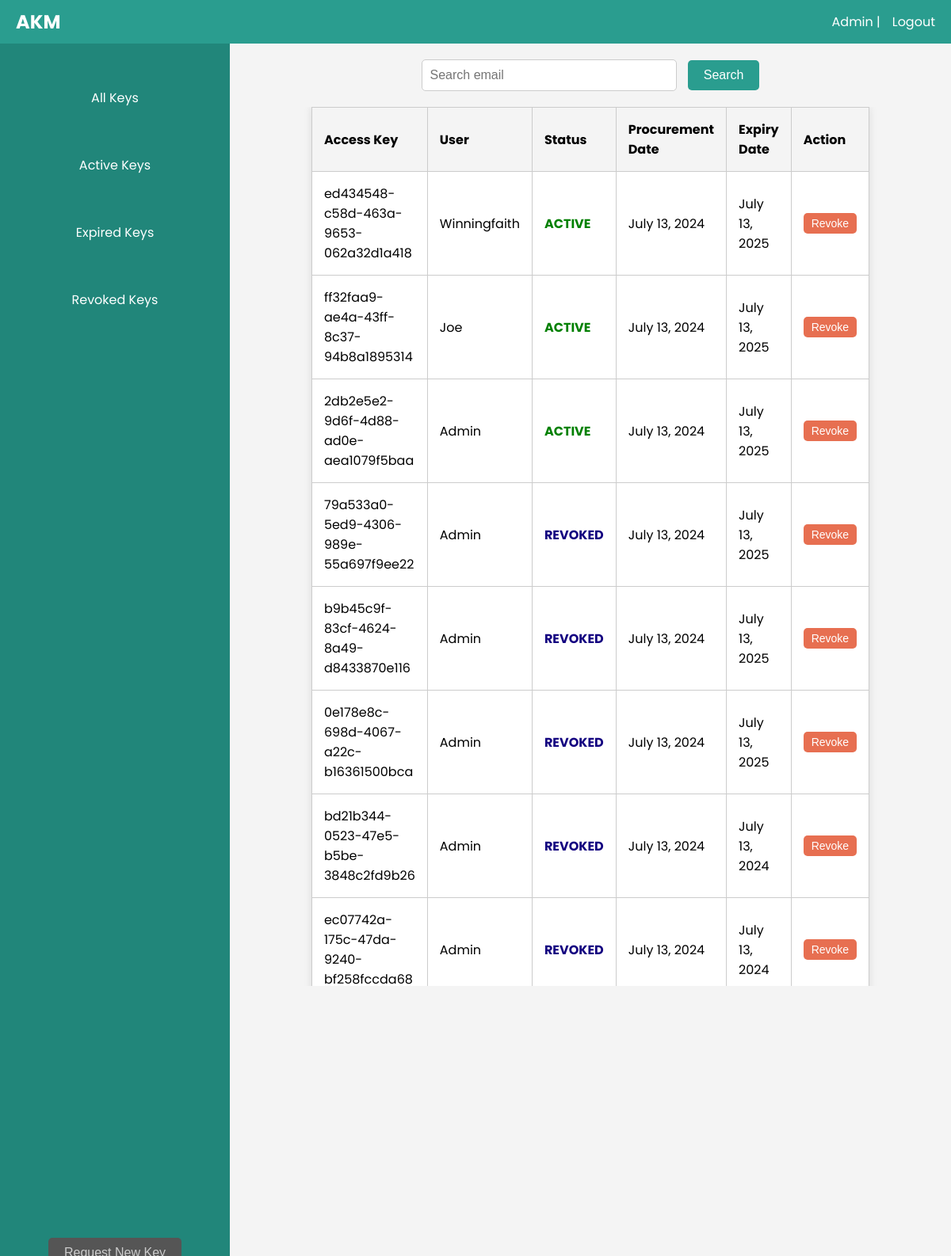
The page / (signed in) on the database as committed earlier.
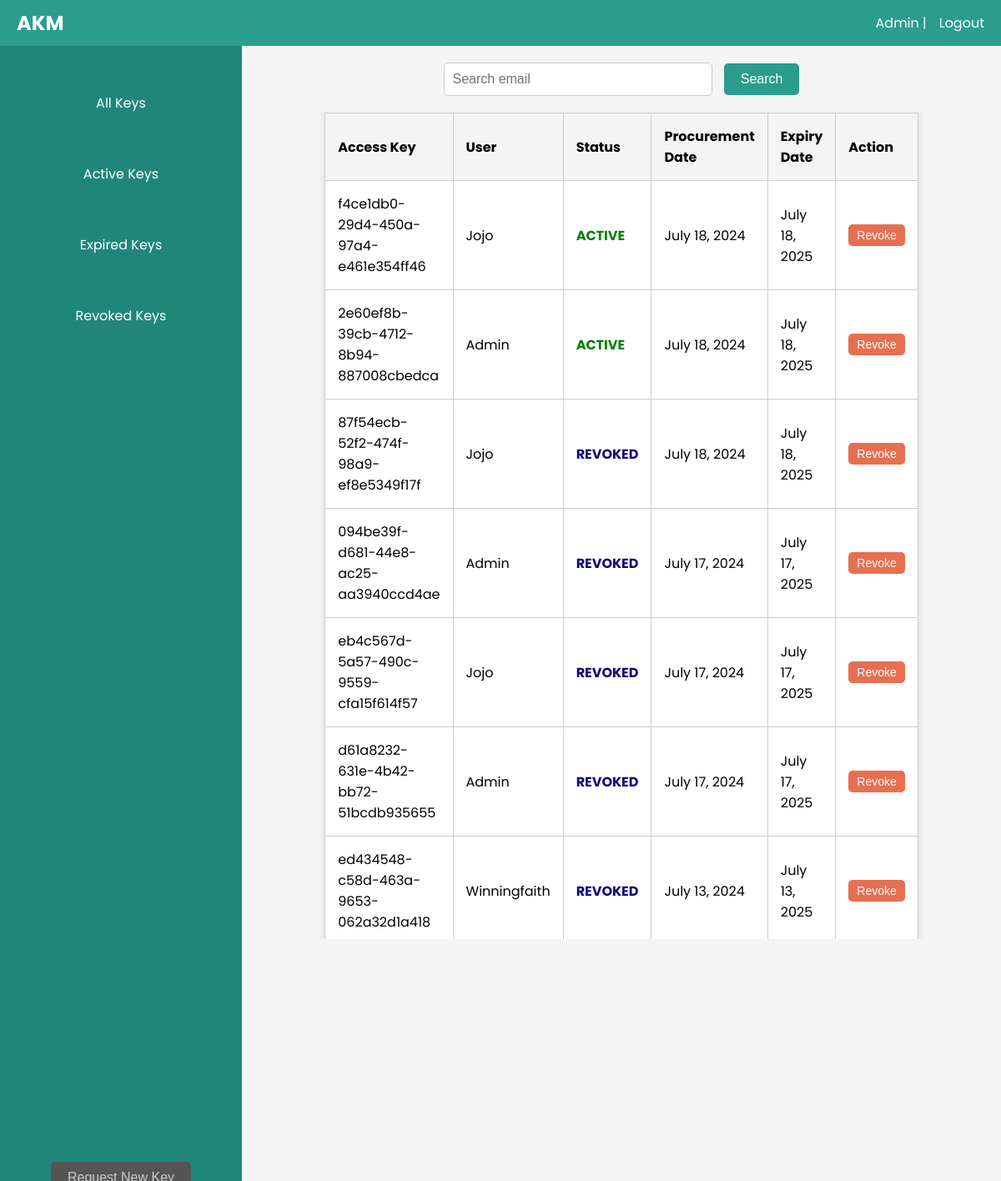
The same page on the database as committed later.
### key_manager/models.py (models this page shows, shortened)
class Accesskey(models.Model):
    status_choices={
        'ACTIVE':'active',
       'EXPIRED':'expired',
       'REVOKED':'revoked'
    }
    key=models.UUIDField(default=uuid.uuid4,editable=False,unique=True)
    user=models.ForeignKey(User,on_delete=models.CASCADE)
    status=models.CharField(max_length=50,choices=status_choices)
    date_procured=models.DateField(auto_now_add=True)
    expiry_date=models.DateField()

### key_manager/views.py (the view)
# urls.py: path('', views.index, name='index'),
@login_required(login_url='account_login')
def index(request):
    if Accesskey.objects.filter(user=request.user).exists():
        has_keys = True
    else:
        has_keys=False
    q = request.GET.get('q') if request.method == 'GET' else ''
    if q:
        if request.user.is_superuser:
            keys = Accesskey.objects.filter(Q(status__icontains=q))
        else:
            keys = Accesskey.objects.filter(Q(status__icontains=q), user=request.user)
    else:
        try:
            active_key=Accesskey.objects.get(user=request.user, status='ACTIVE')
            if active_key:
                active_key.status = update_status(active_key)
                active_key.save()
        except Exception:
            keys = Accesskey.objects.filter(user=request.user)
        if request.user.is_superuser:
            keys = Accesskey.objects.all()
        else:
            keys = Accesskey.objects.filter(user=request.user)
    context = {
        'keys': keys,
        'has_keys': has_keys
    }
    return render(request, 'key_manager/index.html', context)

### key_manager/views.py (called while the page is built)
def update_status(key):
        return 'EXPIRED' if datetime.now().date() >= key.expiry_date else 'ACTIVE'

### key_manager/templates/key_manager/index.html (shortened to what this page needs)
{% extends 'base.html' %}
{% block content %}
{% if has_keys %}
<div class="page-container">
    <div class="sidebar">
        <ul class="sidebar-links">
            <li><a href="{% url 'index' %}">All Keys</a></li>
            <li><a href="{% url 'index' %}?q=ACTIVE">Active Keys</a></li>
            <li><a href="{% url 'index' %}?q=EXPIRED">Expired Keys</a></li>
            <li><a href="{% url 'index' %}?q=REVOKED">Revoked Keys</a></li>
        </ul>
        <button class="request-key-button" onclick="location.href='{% url 'key-request' %}'">Request New Key</button>
    </div>
    <div class="main-content">
        {% if user.is_superuser %}
        <div class="search-container">
            <form action="{% url 'check-active-key' %}" method="post">
                <input type="email" id="search-bar" placeholder="Search email" name="email-search">
                <button type="submit">Search</button>
            </form>
        </div>
        {% endif %}
        <div class="keys-list">
            <table>
                <thead>
                    <tr>
                        <th>Access Key</th>
                        {% if request.user.is_superuser %}
                            <th>User</th>
                        {% endif %}
                        <th>Status</th>
                        <th>Procurement Date</th>
                        <th>Expiry Date</th>
                        {% if request.user.is_superuser %}
                        <th>Action</th>
                        {% endif %}
                    </tr>
                </thead>
                <tbody>
                    {% for key in keys reversed %}
                    <tr>
                        <td>{{key.key}}</td>
                        {% if request.user.is_superuser %}
                            <td>{{key.user.username | capfirst}}</td>
                        {% endif %}
                        {% if key.status == 'ACTIVE' %}
                        <td style="color: green; font-weight:bolder">{{key.status}}</td>
                        {% elif key.status == 'REVOKED' %}
                        <td style="color: rgb(19, 0, 128); font-weight:bolder">{{key.status}}</td>
                        {% else %}
                        <td style="color: #ff0000; font-weight:bolder">{{key.status}}</td>
                        {% endif %}
                        <td>{{key.date_procured}}</td>
                        <td>{{key.expiry_date}}</td>
                        {% if request.user.is_superuser %}
                        <td><button class="revoke-button" onclick="location.href='{% url 'revoke' key.id %}'">Revoke</button></td>
                        {% endif %}
                    </tr>
                    {% endfor %}
                </tbody>
            </table>
        </div>
    </div>
{% endif %}
{% endblock content %}

Rows that differ between the two databases and show on the page:
removed Accesskey: key "ff32faa9-ae4a-43ff-8c37-94b8a1895314", user.username "Joe", status "ACTIVE", date_procured "July 13, 2024", expiry_date "July 13, 2025"
removed Accesskey: key "2db2e5e2-9d6f-4d88-ad0e-aea1079f5baa", user.username "Admin", status "ACTIVE", date_procured "July 13, 2024", expiry_date "July 13, 2025"
removed Accesskey: key "79a533a0-5ed9-4306-989e-55a697f9ee22", user.username "Admin", status "REVOKED", date_procured "July 13, 2024", expiry_date "July 13, 2025"
removed Accesskey: key "b9b45c9f-83cf-4624-8a49-d8433870e116", user.username "Admin", status "REVOKED", date_procured "July 13, 2024", expiry_date "July 13, 2025"
removed Accesskey: key "0e178e8c-698d-4067-a22c-b16361500bca", user.username "Admin", status "REVOKED", date_procured "July 13, 2024", expiry_date "July 13, 2025"
removed Accesskey: key "bd21b344-0523-47e5-b5be-3848c2fd9b26", user.username "Admin", status "REVOKED", date_procured "July 13, 2024", expiry_date "July 13, 2024"
removed Accesskey: key "ec07742a-175c-47da-9240-bf258fccda68", user.username "Admin", status "REVOKED", date_procured "July 13, 2024", expiry_date "July 13, 2024"
added Accesskey: key "f4ce1db0-29d4-450a-97a4-e461e354ff46", user.username "Jojo", status "ACTIVE", date_procured "July 18, 2024", expiry_date "July 18, 2025"
added Accesskey: key "2e60ef8b-39cb-4712-8b94-887008cbedca", user.username "Admin", status "ACTIVE", date_procured "July 18, 2024", expiry_date "July 18, 2025"
added Accesskey: key "87f54ecb-52f2-474f-98a9-ef8e5349f17f", user.username "Jojo", status "REVOKED", date_procured "July 18, 2024", expiry_date "July 18, 2025"
added Accesskey: key "094be39f-d681-44e8-ac25-aa3940ccd4ae", user.username "Admin", status "REVOKED", date_procured "July 17, 2024", expiry_date "July 17, 2025"
added Accesskey: key "eb4c567d-5a57-490c-9559-cfa15f614f57", user.username "Jojo", status "REVOKED", date_procured "July 17, 2024", expiry_date "July 17, 2025"
added Accesskey: key "d61a8232-631e-4b42-bb72-51bcdb935655", user.username "Admin", status "REVOKED", date_procured "July 17, 2024", expiry_date "July 17, 2025"
changed Accesskey "ed434548-c58d-463a-9653-062a32d1a418": status "ACTIVE" → "REVOKED"
